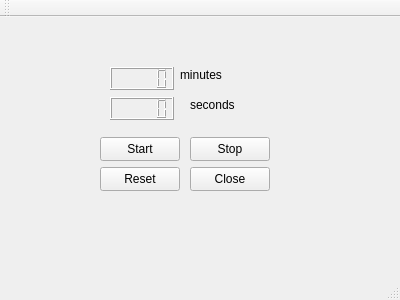
<?xml version="1.0" encoding="UTF-8"?>
<ui version="4.0">
 <class>MainWindow</class>
 <widget class="QMainWindow" name="MainWindow">
  <property name="geometry">
   <rect>
    <x>0</x>
    <y>0</y>
    <width>400</width>
    <height>300</height>
   </rect>
  </property>
  <property name="windowTitle">
   <string>MainWindow</string>
  </property>
  <widget class="QWidget" name="centralWidget">
   <widget class="QLabel" name="label">
    <property name="geometry">
     <rect>
      <x>180</x>
      <y>50</y>
      <width>49</width>
      <height>16</height>
     </rect>
    </property>
    <property name="text">
     <string>minutes</string>
    </property>
   </widget>
   <widget class="QLabel" name="label_2">
    <property name="geometry">
     <rect>
      <x>190</x>
      <y>80</y>
      <width>49</width>
      <height>16</height>
     </rect>
    </property>
    <property name="text">
     <string>seconds</string>
    </property>
   </widget>
   <widget class="QLCDNumber" name="lcdNumberMin">
    <property name="geometry">
     <rect>
      <x>110</x>
      <y>50</y>
      <width>64</width>
      <height>23</height>
     </rect>
    </property>
   </widget>
   <widget class="QLCDNumber" name="lcdNumberSec">
    <property name="geometry">
     <rect>
      <x>110</x>
      <y>80</y>
      <width>64</width>
      <height>23</height>
     </rect>
    </property>
   </widget>
   <widget class="QPushButton" name="startButton">
    <property name="geometry">
     <rect>
      <x>100</x>
      <y>120</y>
      <width>80</width>
      <height>24</height>
     </rect>
    </property>
    <property name="text">
     <string>Start</string>
    </property>
   </widget>
   <widget class="QPushButton" name="stopButton">
    <property name="geometry">
     <rect>
      <x>190</x>
      <y>120</y>
      <width>80</width>
      <height>24</height>
     </rect>
    </property>
    <property name="text">
     <string>Stop</string>
    </property>
   </widget>
   <widget class="QPushButton" name="resetButton">
    <property name="geometry">
     <rect>
      <x>100</x>
      <y>150</y>
      <width>80</width>
      <height>24</height>
     </rect>
    </property>
    <property name="text">
     <string>Reset</string>
    </property>
   </widget>
   <widget class="QPushButton" name="closeButton">
    <property name="geometry">
     <rect>
      <x>190</x>
      <y>150</y>
      <width>80</width>
      <height>24</height>
     </rect>
    </property>
    <property name="text">
     <string>Close</string>
    </property>
   </widget>
  </widget>
  <widget class="QMenuBar" name="menuBar">
   <property name="geometry">
    <rect>
     <x>0</x>
     <y>0</y>
     <width>400</width>
     <height>21</height>
    </rect>
   </property>
  </widget>
  <widget class="QToolBar" name="mainToolBar">
   <attribute name="toolBarArea">
    <enum>TopToolBarArea</enum>
   </attribute>
   <attribute name="toolBarBreak">
    <bool>false</bool>
   </attribute>
  </widget>
  <widget class="QStatusBar" name="statusBar"/>
 </widget>
 <layoutdefault spacing="6" margin="11"/>
 <resources/>
 <connections/>
</ui>
